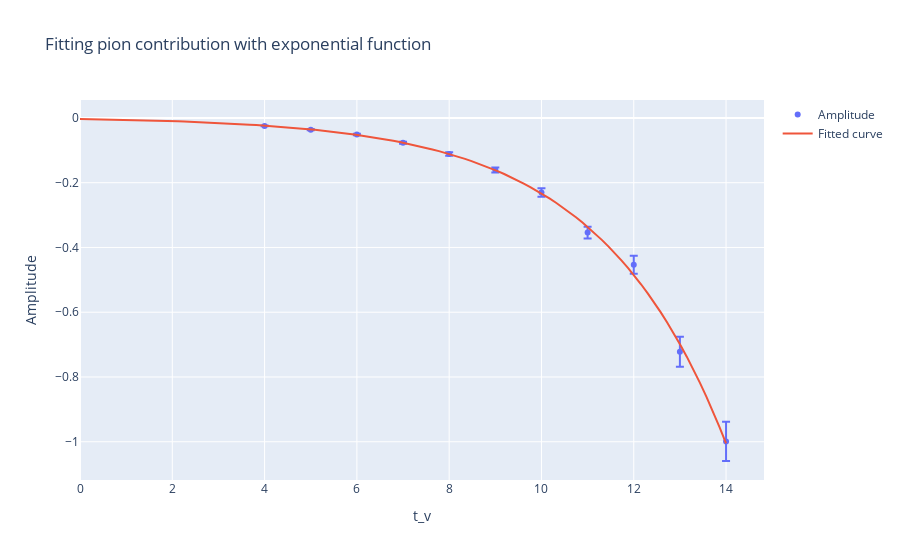

Write notebook code for a chart like this one.
### Code cell
# Fit pion contribution

from scipy.optimize import curve_fit

t_min, t_max = 4, 14

def func(x, C, M, b):
    return C * np.exp(x * M) + b

# def func(x, C, b):
#     return C * np.exp(x * (M_K - M_pi)) + b 

# y = amp_Hw_avg[:10]  
# x = np.arange(10)
# y_err = amp_Hw_err[:10]
y = amp_Hw_avg[t_min:t_max+1]  
x = np.arange(t_min, t_max+1)
y_err = amp_Hw_err[t_min:t_max+1]
popt, pcov = curve_fit(func, x, y)
# popt, pcov = curve_fit(func, x, y, sigma=y_err) # fitting is worse with y_err

print(popt)  
mass = popt[1]
mass_err = np.sqrt(pcov[1, 1])
print(f'Fitted mass: {mass:.4f} GeV with error {mass_err:.4f} GeV; should be M_K - M_pi = 0.3639 GeV')
print(f'Coefficient {popt[0]:.4f} with error {np.sqrt(pcov[0, 0]):.4f}')
print(f'Bias {popt[2]:.4f} with error {np.sqrt(pcov[2, 2]):.4f}')


fig = go.Figure()
fig.add_trace(go.Scatter(x=x, y=y, error_y=dict(type='data', array=y_err), mode='markers',
                        name='Amplitude'))

x = np.linspace(0, max(x), 100)
y = func(x, *popt)
fig.add_trace(go.Scatter(x=x, y=y, name='Fitted curve'))
fig.update_layout(title='Fitting pion contribution with exponential function')
fig.update_xaxes(title_text='t_v')
fig.update_yaxes(title_text='Amplitude')
fig.write_image('amp_fitting.pdf')
fig.show()

### Figure 1 — Plotly figure (JSON) as saved in the notebook; plotly's stock layout.template omitted (floating-point values rounded to 4 significant figures)
{"data": [{"error_y": {"array": [0.001078, 0.001753, 0.002499, 0.003388, 0.005256, 0.007743, 0.01305, 0.0183, 0.02763, 0.04618, 0.0605], "type": "data"}, "mode": "markers", "name": "Amplitude", "type": "scatter", "x": [4, 5, 6, 7, 8, 9, 10, 11, 12, 13, 14], "y": [-0.02483, -0.03623, -0.05126, -0.07666, -0.1115, -0.1607, -0.23, -0.3541, -0.4535, -0.7219, -0.9989]}, {"name": "Fitted curve", "type": "scatter", "x": [0, 0.1414, 0.2828, 0.4242, 0.5657, 0.7071, 0.8485, 0.9899, 1.131, 1.273, 1.414, 1.556, 1.697, 1.838, 1.98, 2.121, 2.263, 2.404, 2.545, 2.687, 2.828, 2.97, 3.111, 3.253, 3.394, 3.535, 3.677, 3.818, 3.96, 4.101, 4.242, 4.384, 4.525, 4.667, 4.808, 4.949, 5.091, 5.232, 5.374, 5.515, 5.657, 5.798, 5.939, 6.081, 6.222, 6.364, 6.505, 6.646, 6.788, 6.929, 7.071, 7.212, 7.354, 7.495, 7.636, 7.778, 7.919, 8.061, 8.202, 8.343, 8.485, 8.626, 8.768, 8.909, 9.051, 9.192, 9.333, 9.475, 9.616, 9.758, 9.899, 10.04, 10.18, 10.32, 10.46, 10.61, 10.75, 10.89, 11.03, 11.17, 11.31, 11.45, 11.6, 11.74, 11.88, 12.02, 12.16, 12.3, 12.44, 12.59, 12.73, 12.87, 13.01, 13.15, 13.29, 13.43, 13.58, 13.72, 13.86, 14], "y": [-0.003351, -0.003681, -0.004029, -0.004395, -0.004781, -0.005187, -0.005614, -0.006063, -0.006536, -0.007035, -0.007559, -0.008111, -0.008692, -0.009304, -0.009947, -0.01062, -0.01134, -0.01209, -0.01288, -0.01371, -0.01459, -0.01551, -0.01648, -0.0175, -0.01858, -0.01971, -0.0209, -0.02215, -0.02347, -0.02486, -0.02633, -0.02787, -0.02949, -0.03119, -0.03299, -0.03488, -0.03687, -0.03897, -0.04117, -0.04349, -0.04594, -0.04851, -0.05122, -0.05406, -0.05706, -0.06022, -0.06355, -0.06705, -0.07073, -0.07461, -0.07869, -0.08298, -0.08751, -0.09227, -0.09728, -0.1026, -0.1081, -0.1139, -0.1201, -0.1266, -0.1334, -0.1406, -0.1481, -0.1561, -0.1644, -0.1733, -0.1825, -0.1923, -0.2026, -0.2134, -0.2248, -0.2367, -0.2494, -0.2626, -0.2766, -0.2913, -0.3068, -0.3231, -0.3403, -0.3584, -0.3774, -0.3974, -0.4185, -0.4407, -0.464, -0.4886, -0.5145, -0.5417, -0.5704, -0.6005, -0.6323, -0.6657, -0.7009, -0.738, -0.777, -0.818, -0.8612, -0.9067, -0.9546, -1.005]}], "layout": {"title": {"text": "Fitting pion contribution with exponential function"}, "xaxis": {"title": {"text": "t_v"}}, "yaxis": {"title": {"text": "Amplitude"}}}}
